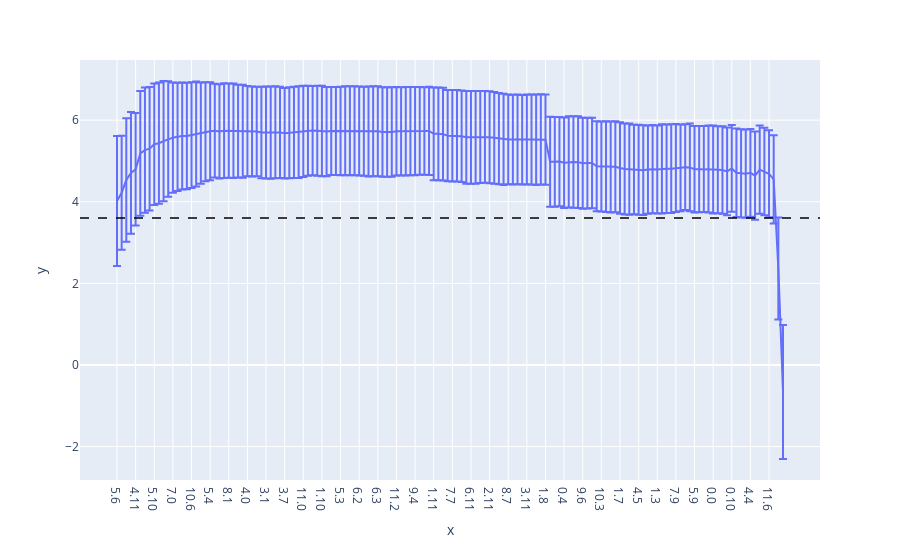

The code cell stored with this chart in its notebook:
### Code cell
labels = [f"{layer}.{head}" for layer, head in reversed(sorted_heads_tl)]
fig = px.line(x = labels, y=logit_diffs_tl.cpu().numpy(), error_y=std_logit_diffs_tl.cpu().numpy())
fig.add_hline(y=logit_diff_tl.item(), line_width=1.5, line_dash="dash", line_color="black")
fig.show()

### Figure 1 — Plotly figure (JSON) as saved in the notebook; plotly's stock layout.template omitted (floating-point values rounded to 4 significant figures; data arrays with more than 128 entries replaced by an {"elided": "..."} marker saying what was removed)
{"data": [{"error_y": {"array": {"elided": "144 float values"}}, "hovertemplate": "x=%{x}<br>y=%{y}<extra></extra>", "legendgroup": "", "line": {"color": "#636efa", "dash": "solid"}, "marker": {"symbol": "circle"}, "mode": "lines", "name": "", "orientation": "v", "showlegend": false, "type": "scatter", "x": {"elided": "144 str values"}, "xaxis": "x", "y": {"elided": "144 float values"}, "yaxis": "y"}], "layout": {"legend": {"tracegroupgap": 0}, "margin": {"t": 60}, "shapes": [{"line": {"color": "black", "dash": "dash", "width": 1.5}, "type": "line", "x0": 0, "x1": 1, "xref": "x domain", "y0": 3.605, "y1": 3.605, "yref": "y"}], "xaxis": {"anchor": "y", "domain": [0, 1], "title": {"text": "x"}}, "yaxis": {"anchor": "x", "domain": [0, 1], "title": {"text": "y"}}}}
